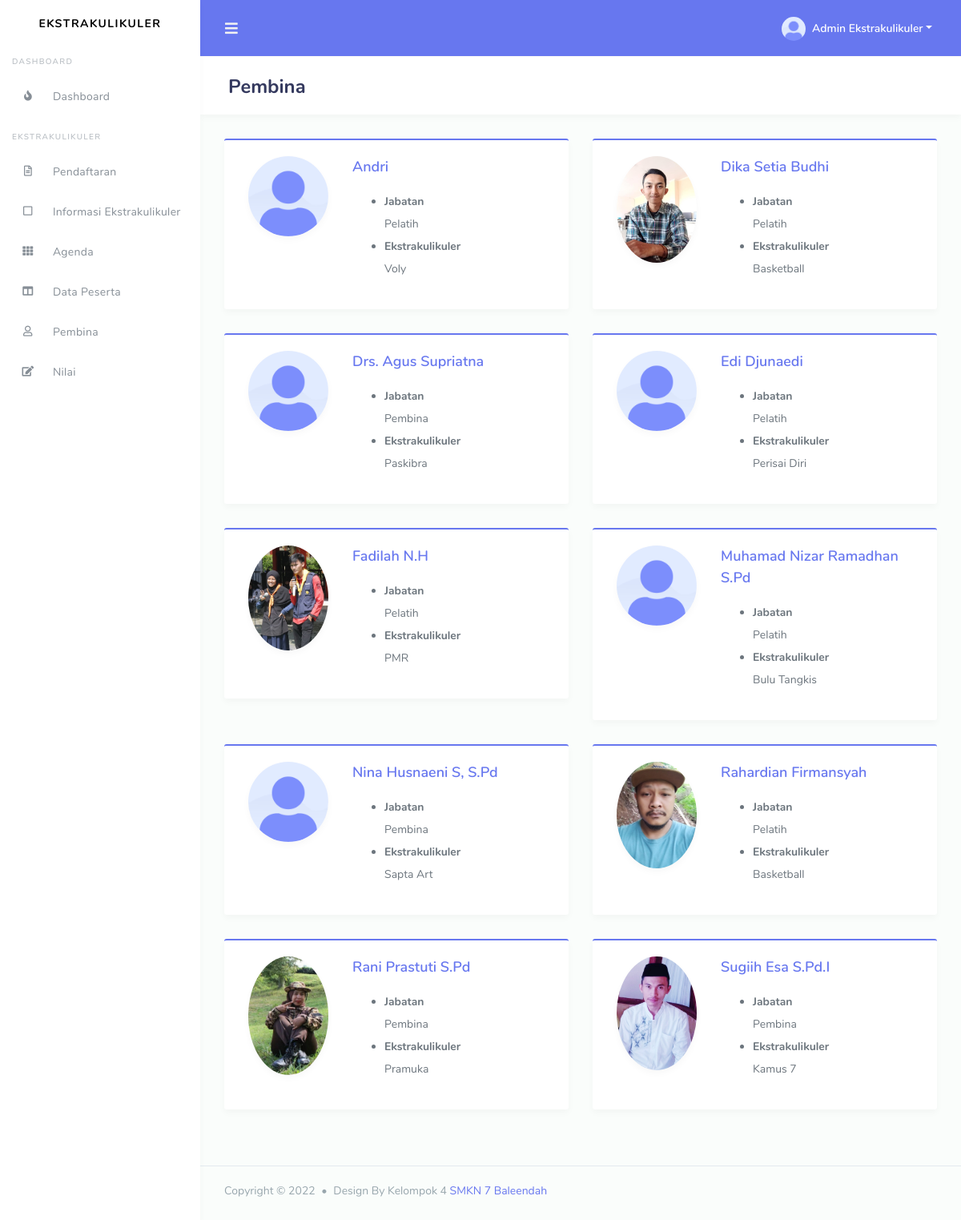
Screenshot of /pembina_siswa.php (signed in) with the database file from the repository.
### tables this page shows
CREATE TABLE `pembina` (
  `id` int(11) NOT NULL,
  `nama` varchar(225) NOT NULL,
  `jabatan` varchar(225) NOT NULL,
  `ekstrakulikuler` varchar(225) NOT NULL,
  `foto` varchar(225) NOT NULL
);

### pembina_siswa.php (the view, shortened to what this page needs)
<!DOCTYPE html>
<html lang="en">
<head><link href="img/lg.png" rel="shortcut icon">
  <link rel="stylesheet" href="assets/modules/bootstrap/css/bootstrap.min.css">
  <link rel="stylesheet" href="assets/modules/fontawesome/css/all.min.css">
  <link rel="stylesheet" href="assets/css/style.css">
  <link rel="stylesheet" href="assets/css/components.css">
</head>
<body>
  <div id="app">
    <div class="main-wrapper main-wrapper-1">
      <div class="navbar-bg"></div>
      <?php
      include"sidebar.php";
      ?>
      <div class="main-content">
        <section class="section">
          <div class="section-header">
            <h1>Pembina</h1>
          </div>
            <div class="row">
              <?php
              include"koneksi.php";
              $q="SELECT * from pembina order by nama asc";
              $sql2=mysqli_query($connect,$q);
              while($r=mysqli_fetch_array($sql2)){
              ?>
              <div class="col-6 col-sm-12 col-lg-6">
                <div class="card author-box card-primary">
                  <div class="card-body">
                    <div class="author-box-left">
                      <img alt="image" src="foto/<?=$r['foto']?>" class="rounded-circle author-box-picture">
                    </div>
                    <div class="author-box-details">
                      <div class="author-box-name">
                        <a href="#"><?=$r['nama'];?></a>
                      </div>
                      <div class="author-box-description">
                        <p><ul>
                        <li><i class="bi bi-chevron-right"></i> <strong>Jabatan</strong><br><span><?=$r['jabatan'];?></span></li>
                        <li><i class="bi bi-chevron-right"></i> <strong>Ekstrakulikuler</strong><br><span><?=$r['ekstrakulikuler'];?></span></li>
                       </ul></p>
                      </div>
                    </div>
                  </div>
                </div>
              </div>
                      <?php
                    }
                      ?>
                </div>
              </div>
          </div>
      </div>
     <?php
     include"footer.php";
     ?>
</body>
</html>

### assets/css/components.css (style rules this page uses)
.author-box .author-box-left { float: left; text-align: center; padding-left: 5px; }
.author-box .author-box-picture { width: 100px; box-shadow: 0 4px 8px rgba(0, 0, 0, 0.03); }
.author-box .author-box-details { margin-left: 135px; }
.author-box .author-box-name { font-size: 18px; }
.author-box .author-box-name a { font-weight: 600; }
.author-box .author-box-description { line-height: 26px; margin-top: 15px; }

### rows the page displays
pembina: foto (picture), nama "Andri", jabatan "Pelatih", ekstrakulikuler "Voly"
pembina: foto (picture), nama "Dika Setia Budhi", jabatan "Pelatih", ekstrakulikuler "Basketball"
pembina: foto (picture), nama "Drs. Agus Supriatna", jabatan "Pembina", ekstrakulikuler "Paskibra"
pembina: foto (picture), nama "Edi Djunaedi", jabatan "Pelatih", ekstrakulikuler "Perisai Diri"
pembina: foto (picture), nama "Fadilah N.H", jabatan "Pelatih", ekstrakulikuler "PMR"
pembina: foto (picture), nama "Muhamad Nizar Ramadhan S.Pd", jabatan "Pelatih", ekstrakulikuler "Bulu Tangkis"
pembina: foto (picture), nama "Nina Husnaeni S, S.Pd", jabatan "Pembina", ekstrakulikuler "Sapta Art"
pembina: foto (picture), nama "Rahardian Firmansyah", jabatan "Pelatih", ekstrakulikuler "Basketball"
pembina: foto (picture), nama "Rani Prastuti S.Pd", jabatan "Pembina", ekstrakulikuler "Pramuka"
pembina: foto (picture), nama "Sugiih Esa S.Pd.I", jabatan "Pembina", ekstrakulikuler "Kamus 7"

### other values shown
$_SESSION['user_name'] "Admin Ekstrakulikuler"
